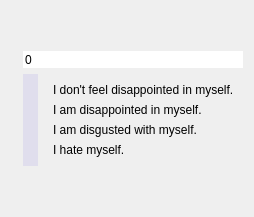
          <widget class="QWidget" name="pageOne">
           <layout class="QGridLayout" name="gridLayout_10">
            <item row="2" column="0">
             <spacer name="verticalSpacer_13">
              <property name="orientation">
               <enum>Qt::Vertical</enum>
              </property>
              <property name="sizeHint" stdset="0">
               <size>
                <width>20</width>
                <height>40</height>
               </size>
              </property>
             </spacer>
            </item>
            <item row="1" column="0">
             <widget class="QFrame" name="frame">
              <layout class="QGridLayout" name="gridLayout_33">
               <property name="leftMargin">
                <number>12</number>
               </property>
               <property name="topMargin">
                <number>0</number>
               </property>
               <property name="rightMargin">
                <number>0</number>
               </property>
               <property name="bottomMargin">
                <number>0</number>
               </property>
               <item row="1" column="0">
                <widget class="QSlider" name="b_slider_7">
                 <property name="styleSheet">
                  <string notr="true">

/* ///////////////////////////////////////////////////////////////
QSlider Colors
/////////////////////////////////////////////////////////////// */

QSlider::handle:vertical {background:rgb(142,125,225);}
QSlider::handle:vertical:hover {background:rgb(182,165,255);}
QSlider::handle:vertical:pressed {background:rgb(92,75,175);}
QSlider::groove:vertical:hover {background:rgba(142,125,225,0.25);}
QSlider::groove:vertical {background:rgba(142,125,225,0.15);}

        </string>
                 </property>
                 <property name="maximum">
                  <number>3</number>
                 </property>
                 <property name="orientation">
                  <enum>Qt::Vertical</enum>
                 </property>
                 <property name="invertedAppearance">
                  <bool>true</bool>
                 </property>
                </widget>
               </item>
               <item row="1" column="1">
                <widget class="QFrame" name="frame">
                 <layout class="QVBoxLayout" name="verticalLayout_9">
                  <item>
                   <widget class="QLabel" name="label_34">
                    <property name="text">
                     <string>I don't feel disappointed in myself.</string>
                    </property>
                   </widget>
                  </item>
                  <item>
                   <widget class="QLabel" name="label_35">
                    <property name="text">
                     <string>I am disappointed in myself.</string>
                    </property>
                   </widget>
                  </item>
                  <item>
                   <widget class="QLabel" name="label_36">
                    <property name="text">
                     <string>I am disgusted with myself.</string>
                    </property>
                   </widget>
                  </item>
                  <item>
                   <widget class="QLabel" name="label_37">
                    <property name="text">
                     <string>I hate myself.</string>
                    </property>
                   </widget>
                  </item>
                 </layout>
                </widget>
               </item>
               <item row="0" column="0" colspan="2">
                <widget class="QSpinBox" name="b_box_7">
                 <property name="frame">
                  <bool>false</bool>
                 </property>
                 <property name="buttonSymbols">
                  <enum>QAbstractSpinBox::NoButtons</enum>
                 </property>
                </widget>
               </item>
              </layout>
             </widget>
            </item>
            <item row="0" column="0">
             <spacer name="verticalSpacer_14">
              <property name="orientation">
               <enum>Qt::Vertical</enum>
              </property>
              <property name="sizeHint" stdset="0">
               <size>
                <width>20</width>
                <height>40</height>
               </size>
              </property>
             </spacer>
            </item>
           </layout>
          </widget>
